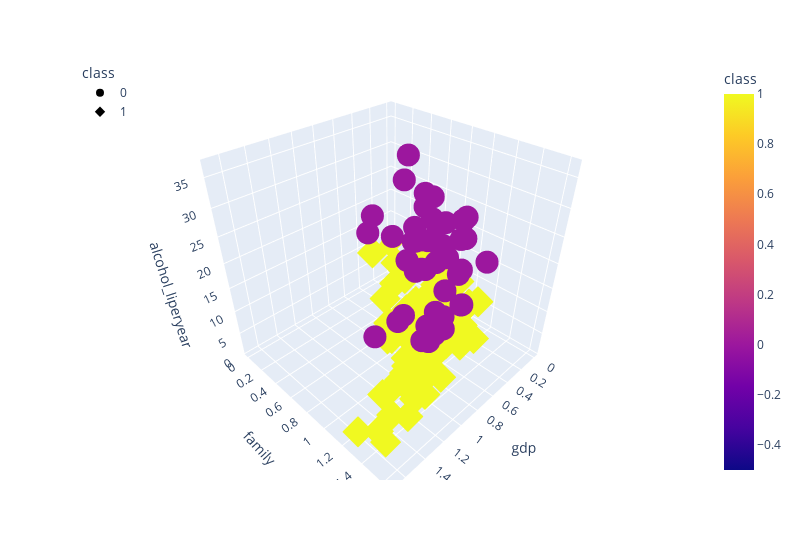

The code cell stored with this chart in its notebook:
### Code cell
# Plot the 3D-scatter with x="gdp" and y="family" and z="lifeexpectancy"
fig = px.scatter_3d(
    two_clusters,
    x="gdp",
    y="family",
    z="alcohol_liperyear",
    color="class",
    symbol="class",
    width=800,
)
fig.update_layout(legend=dict(x=0, y=1))
fig.show()
